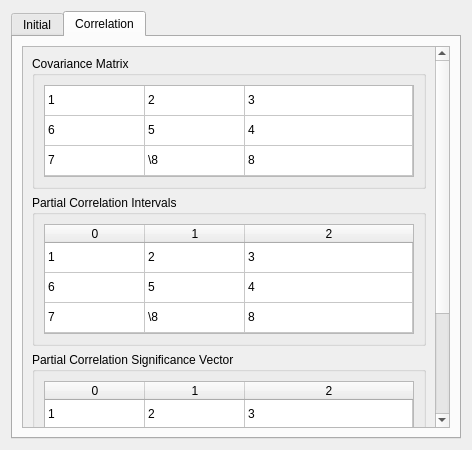
<?xml version="1.0" encoding="UTF-8"?>
<ui version="4.0">
 <class>statsWidget</class>
 <widget class="QWidget" name="statsWidget">
  <property name="geometry">
   <rect>
    <x>0</x>
    <y>0</y>
    <width>472</width>
    <height>450</height>
   </rect>
  </property>
  <property name="sizePolicy">
   <sizepolicy hsizetype="Preferred" vsizetype="Minimum">
    <horstretch>0</horstretch>
    <verstretch>0</verstretch>
   </sizepolicy>
  </property>
  <property name="windowTitle">
   <string>Stats</string>
  </property>
  <property name="windowIcon">
   <iconset theme="QIcon::ThemeIcon::Computer"/>
  </property>
  <layout class="QGridLayout" name="gridLayout">
   <item row="0" column="0">
    <widget class="QTabWidget" name="tabWidget">
     <property name="currentIndex">
      <number>1</number>
     </property>
     <widget class="QWidget" name="initialTab_2">
      <attribute name="title">
       <string>Initial</string>
      </attribute>
      <layout class="QVBoxLayout" name="verticalLayout_2">
       <item>
        <widget class="QScrollArea" name="initialScrollArea">
         <property name="widgetResizable">
          <bool>true</bool>
         </property>
         <widget class="QWidget" name="scrollAreaWidgetContents">
          <property name="geometry">
           <rect>
            <x>0</x>
            <y>0</y>
            <width>199</width>
            <height>588</height>
           </rect>
          </property>
          <layout class="QVBoxLayout" name="verticalLayout_3">
           <item>
            <widget class="QGroupBox" name="lenValueBox">
             <property name="sizePolicy">
              <sizepolicy hsizetype="Preferred" vsizetype="Maximum">
               <horstretch>0</horstretch>
               <verstretch>0</verstretch>
              </sizepolicy>
             </property>
             <property name="title">
              <string>Length</string>
             </property>
             <layout class="QVBoxLayout" name="verticalLayout_9">
              <item>
               <widget class="QTableWidget" name="lenValue">
                <property name="sizePolicy">
                 <sizepolicy hsizetype="Expanding" vsizetype="Maximum">
                  <horstretch>0</horstretch>
                  <verstretch>0</verstretch>
                 </sizepolicy>
                </property>
                <property name="maximumSize">
                 <size>
                  <width>16777215</width>
                  <height>31</height>
                 </size>
                </property>
                <property name="verticalScrollBarPolicy">
                 <enum>Qt::ScrollBarPolicy::ScrollBarAlwaysOff</enum>
                </property>
                <property name="horizontalScrollBarPolicy">
                 <enum>Qt::ScrollBarPolicy::ScrollBarAlwaysOff</enum>
                </property>
                <property name="sizeAdjustPolicy">
                 <enum>QAbstractScrollArea::SizeAdjustPolicy::AdjustToContents</enum>
                </property>
                <property name="editTriggers">
                 <set>QAbstractItemView::EditTrigger::NoEditTriggers</set>
                </property>
                <property name="selectionMode">
                 <enum>QAbstractItemView::SelectionMode::NoSelection</enum>
                </property>
                <property name="supportedDragActions">
                 <set>Qt::DropAction::IgnoreAction</set>
                </property>
                <attribute name="horizontalHeaderVisible">
                 <bool>false</bool>
                </attribute>
                <attribute name="horizontalHeaderStretchLastSection">
                 <bool>true</bool>
                </attribute>
                <attribute name="verticalHeaderVisible">
                 <bool>false</bool>
                </attribute>
                <row>
                 <property name="text">
                  <string>0</string>
                 </property>
                </row>
                <column>
                 <property name="text">
                  <string>0</string>
                 </property>
                </column>
                <item row="0" column="0">
                 <property name="text">
                  <string>1</string>
                 </property>
                </item>
               </widget>
              </item>
             </layout>
            </widget>
           </item>
           <item>
            <widget class="QGroupBox" name="dimValueBox">
             <property name="sizePolicy">
              <sizepolicy hsizetype="Preferred" vsizetype="Maximum">
               <horstretch>0</horstretch>
               <verstretch>0</verstretch>
              </sizepolicy>
             </property>
             <property name="title">
              <string>Dimensions</string>
             </property>
             <layout class="QVBoxLayout" name="verticalLayout_8">
              <item>
               <widget class="QTableWidget" name="dimValue">
                <property name="sizePolicy">
                 <sizepolicy hsizetype="Expanding" vsizetype="Maximum">
                  <horstretch>0</horstretch>
                  <verstretch>0</verstretch>
                 </sizepolicy>
                </property>
                <property name="maximumSize">
                 <size>
                  <width>16777215</width>
                  <height>31</height>
                 </size>
                </property>
                <property name="verticalScrollBarPolicy">
                 <enum>Qt::ScrollBarPolicy::ScrollBarAlwaysOff</enum>
                </property>
                <property name="horizontalScrollBarPolicy">
                 <enum>Qt::ScrollBarPolicy::ScrollBarAlwaysOff</enum>
                </property>
                <property name="sizeAdjustPolicy">
                 <enum>QAbstractScrollArea::SizeAdjustPolicy::AdjustToContents</enum>
                </property>
                <property name="editTriggers">
                 <set>QAbstractItemView::EditTrigger::NoEditTriggers</set>
                </property>
                <property name="selectionMode">
                 <enum>QAbstractItemView::SelectionMode::NoSelection</enum>
                </property>
                <property name="supportedDragActions">
                 <set>Qt::DropAction::IgnoreAction</set>
                </property>
                <attribute name="horizontalHeaderVisible">
                 <bool>false</bool>
                </attribute>
                <attribute name="horizontalHeaderStretchLastSection">
                 <bool>true</bool>
                </attribute>
                <attribute name="verticalHeaderVisible">
                 <bool>false</bool>
                </attribute>
                <row>
                 <property name="text">
                  <string>0</string>
                 </property>
                </row>
                <column>
                 <property name="text">
                  <string>0</string>
                 </property>
                </column>
                <item row="0" column="0">
                 <property name="text">
                  <string>1</string>
                 </property>
                </item>
               </widget>
              </item>
             </layout>
            </widget>
           </item>
           <item>
            <widget class="QGroupBox" name="meansVectorBox">
             <property name="sizePolicy">
              <sizepolicy hsizetype="Preferred" vsizetype="Maximum">
               <horstretch>0</horstretch>
               <verstretch>0</verstretch>
              </sizepolicy>
             </property>
             <property name="title">
              <string>Means Vector</string>
             </property>
             <layout class="QVBoxLayout" name="verticalLayout_6">
              <item>
               <widget class="QTableWidget" name="meansVector">
                <property name="sizePolicy">
                 <sizepolicy hsizetype="Expanding" vsizetype="Maximum">
                  <horstretch>0</horstretch>
                  <verstretch>0</verstretch>
                 </sizepolicy>
                </property>
                <property name="maximumSize">
                 <size>
                  <width>16777215</width>
                  <height>31</height>
                 </size>
                </property>
                <property name="verticalScrollBarPolicy">
                 <enum>Qt::ScrollBarPolicy::ScrollBarAlwaysOff</enum>
                </property>
                <property name="horizontalScrollBarPolicy">
                 <enum>Qt::ScrollBarPolicy::ScrollBarAlwaysOff</enum>
                </property>
                <property name="sizeAdjustPolicy">
                 <enum>QAbstractScrollArea::SizeAdjustPolicy::AdjustToContents</enum>
                </property>
                <property name="editTriggers">
                 <set>QAbstractItemView::EditTrigger::NoEditTriggers</set>
                </property>
                <property name="selectionMode">
                 <enum>QAbstractItemView::SelectionMode::NoSelection</enum>
                </property>
                <property name="supportedDragActions">
                 <set>Qt::DropAction::IgnoreAction</set>
                </property>
                <attribute name="horizontalHeaderVisible">
                 <bool>false</bool>
                </attribute>
                <attribute name="horizontalHeaderStretchLastSection">
                 <bool>true</bool>
                </attribute>
                <attribute name="verticalHeaderVisible">
                 <bool>false</bool>
                </attribute>
                <row>
                 <property name="text">
                  <string>0</string>
                 </property>
                </row>
                <column>
                 <property name="text">
                  <string>0</string>
                 </property>
                </column>
                <column>
                 <property name="text">
                  <string>1</string>
                 </property>
                </column>
                <column>
                 <property name="text">
                  <string>2</string>
                 </property>
                </column>
                <item row="0" column="0">
                 <property name="text">
                  <string>1</string>
                 </property>
                </item>
                <item row="0" column="1">
                 <property name="text">
                  <string>2</string>
                 </property>
                </item>
                <item row="0" column="2">
                 <property name="text">
                  <string>3</string>
                 </property>
                </item>
               </widget>
              </item>
             </layout>
            </widget>
           </item>
           <item>
            <widget class="QGroupBox" name="rootSquareMeansVectorBox">
             <property name="sizePolicy">
              <sizepolicy hsizetype="Preferred" vsizetype="Maximum">
               <horstretch>0</horstretch>
               <verstretch>0</verstretch>
              </sizepolicy>
             </property>
             <property name="title">
              <string>Root Square Means Vecor</string>
             </property>
             <layout class="QVBoxLayout" name="verticalLayout_7">
              <item>
               <widget class="QTableWidget" name="rootSquareMeansVector">
                <property name="sizePolicy">
                 <sizepolicy hsizetype="Expanding" vsizetype="Maximum">
                  <horstretch>0</horstretch>
                  <verstretch>0</verstretch>
                 </sizepolicy>
                </property>
                <property name="maximumSize">
                 <size>
                  <width>16777215</width>
                  <height>31</height>
                 </size>
                </property>
                <property name="verticalScrollBarPolicy">
                 <enum>Qt::ScrollBarPolicy::ScrollBarAlwaysOff</enum>
                </property>
                <property name="horizontalScrollBarPolicy">
                 <enum>Qt::ScrollBarPolicy::ScrollBarAlwaysOff</enum>
                </property>
                <property name="sizeAdjustPolicy">
                 <enum>QAbstractScrollArea::SizeAdjustPolicy::AdjustToContents</enum>
                </property>
                <property name="editTriggers">
                 <set>QAbstractItemView::EditTrigger::NoEditTriggers</set>
                </property>
                <property name="selectionMode">
                 <enum>QAbstractItemView::SelectionMode::NoSelection</enum>
                </property>
                <property name="supportedDragActions">
                 <set>Qt::DropAction::IgnoreAction</set>
                </property>
                <attribute name="horizontalHeaderVisible">
                 <bool>false</bool>
                </attribute>
                <attribute name="horizontalHeaderStretchLastSection">
                 <bool>true</bool>
                </attribute>
                <attribute name="verticalHeaderVisible">
                 <bool>false</bool>
                </attribute>
                <row>
                 <property name="text">
                  <string>0</string>
                 </property>
                </row>
                <column>
                 <property name="text">
                  <string>0</string>
                 </property>
                </column>
                <column>
                 <property name="text">
                  <string>1</string>
                 </property>
                </column>
                <column>
                 <property name="text">
                  <string>2</string>
                 </property>
                </column>
                <item row="0" column="0">
                 <property name="text">
                  <string>1</string>
                 </property>
                </item>
                <item row="0" column="1">
                 <property name="text">
                  <string>2</string>
                 </property>
                </item>
                <item row="0" column="2">
                 <property name="text">
                  <string>3</string>
                 </property>
                </item>
               </widget>
              </item>
             </layout>
            </widget>
           </item>
           <item>
            <widget class="QGroupBox" name="corrMatrixBox">
             <property name="sizePolicy">
              <sizepolicy hsizetype="Preferred" vsizetype="Minimum">
               <horstretch>0</horstretch>
               <verstretch>0</verstretch>
              </sizepolicy>
             </property>
             <property name="title">
              <string>Correlation Matrix</string>
             </property>
             <layout class="QVBoxLayout" name="verticalLayout_4">
              <item>
               <widget class="QTableWidget" name="corrMatrix">
                <property name="verticalScrollBarPolicy">
                 <enum>Qt::ScrollBarPolicy::ScrollBarAlwaysOff</enum>
                </property>
                <property name="horizontalScrollBarPolicy">
                 <enum>Qt::ScrollBarPolicy::ScrollBarAlwaysOff</enum>
                </property>
                <property name="sizeAdjustPolicy">
                 <enum>QAbstractScrollArea::SizeAdjustPolicy::AdjustToContents</enum>
                </property>
                <property name="editTriggers">
                 <set>QAbstractItemView::EditTrigger::NoEditTriggers</set>
                </property>
                <property name="selectionMode">
                 <enum>QAbstractItemView::SelectionMode::NoSelection</enum>
                </property>
                <property name="supportedDragActions">
                 <set>Qt::DropAction::IgnoreAction</set>
                </property>
                <attribute name="horizontalHeaderVisible">
                 <bool>false</bool>
                </attribute>
                <attribute name="horizontalHeaderStretchLastSection">
                 <bool>true</bool>
                </attribute>
                <attribute name="verticalHeaderVisible">
                 <bool>false</bool>
                </attribute>
                <row>
                 <property name="text">
                  <string>0</string>
                 </property>
                </row>
                <row>
                 <property name="text">
                  <string>1</string>
                 </property>
                </row>
                <row>
                 <property name="text">
                  <string>2</string>
                 </property>
                </row>
                <column>
                 <property name="text">
                  <string>0</string>
                 </property>
                </column>
                <column>
                 <property name="text">
                  <string>1</string>
                 </property>
                </column>
                <column>
                 <property name="text">
                  <string>2</string>
                 </property>
                </column>
                <item row="0" column="0">
                 <property name="text">
                  <string>1</string>
                 </property>
                </item>
                <item row="0" column="1">
                 <property name="text">
                  <string>2</string>
                 </property>
                </item>
                <item row="0" column="2">
                 <property name="text">
                  <string>3</string>
                 </property>
                </item>
                <item row="1" column="0">
                 <property name="text">
                  <string>6</string>
                 </property>
                </item>
                <item row="1" column="1">
                 <property name="text">
                  <string>5</string>
                 </property>
                </item>
                <item row="1" column="2">
                 <property name="text">
                  <string>4</string>
                 </property>
                </item>
                <item row="2" column="0">
                 <property name="text">
                  <string>7</string>
                 </property>
                </item>
                <item row="2" column="1">
                 <property name="text">
                  <string>\8</string>
                 </property>
                </item>
                <item row="2" column="2">
                 <property name="text">
                  <string>8</string>
                 </property>
                </item>
               </widget>
              </item>
             </layout>
            </widget>
           </item>
           <item>
            <widget class="QGroupBox" name="corrSignifMatrixBox">
             <property name="sizePolicy">
              <sizepolicy hsizetype="Preferred" vsizetype="Minimum">
               <horstretch>0</horstretch>
               <verstretch>0</verstretch>
              </sizepolicy>
             </property>
             <property name="title">
              <string>Correlation Significance Matrix</string>
             </property>
             <layout class="QVBoxLayout" name="verticalLayout_5">
              <item>
               <widget class="QTableWidget" name="corrSignifMatrix">
                <property name="verticalScrollBarPolicy">
                 <enum>Qt::ScrollBarPolicy::ScrollBarAlwaysOff</enum>
                </property>
                <property name="horizontalScrollBarPolicy">
                 <enum>Qt::ScrollBarPolicy::ScrollBarAlwaysOff</enum>
                </property>
                <property name="sizeAdjustPolicy">
                 <enum>QAbstractScrollArea::SizeAdjustPolicy::AdjustToContents</enum>
                </property>
                <property name="editTriggers">
                 <set>QAbstractItemView::EditTrigger::NoEditTriggers</set>
                </property>
                <property name="selectionMode">
                 <enum>QAbstractItemView::SelectionMode::NoSelection</enum>
                </property>
                <property name="supportedDragActions">
                 <set>Qt::DropAction::IgnoreAction</set>
                </property>
                <attribute name="horizontalHeaderVisible">
                 <bool>false</bool>
                </attribute>
                <attribute name="horizontalHeaderStretchLastSection">
                 <bool>true</bool>
                </attribute>
                <attribute name="verticalHeaderVisible">
                 <bool>false</bool>
                </attribute>
                <row>
                 <property name="text">
                  <string>0</string>
                 </property>
                </row>
                <row>
                 <property name="text">
                  <string>1</string>
                 </property>
                </row>
                <row>
                 <property name="text">
                  <string>2</string>
                 </property>
                </row>
                <column>
                 <property name="text">
                  <string>0</string>
                 </property>
                </column>
                <column>
                 <property name="text">
                  <string>1</string>
                 </property>
                </column>
                <column>
                 <property name="text">
                  <string>2</string>
                 </property>
                </column>
                <item row="0" column="0">
                 <property name="text">
                  <string>1</string>
                 </property>
                </item>
                <item row="0" column="1">
                 <property name="text">
                  <string>2</string>
                 </property>
                </item>
                <item row="0" column="2">
                 <property name="text">
                  <string>3</string>
                 </property>
                </item>
                <item row="1" column="0">
                 <property name="text">
                  <string>6</string>
                 </property>
                </item>
                <item row="1" column="1">
                 <property name="text">
                  <string>5</string>
                 </property>
                </item>
                <item row="1" column="2">
                 <property name="text">
                  <string>4</string>
                 </property>
                </item>
                <item row="2" column="0">
                 <property name="text">
                  <string>7</string>
                 </property>
                </item>
                <item row="2" column="1">
                 <property name="text">
                  <string>\8</string>
                 </property>
                </item>
                <item row="2" column="2">
                 <property name="text">
                  <string>8</string>
                 </property>
                </item>
               </widget>
              </item>
             </layout>
            </widget>
           </item>
          </layout>
         </widget>
        </widget>
       </item>
      </layout>
     </widget>
     <widget class="QWidget" name="correlationTab">
      <attribute name="title">
       <string>Correlation</string>
      </attribute>
      <layout class="QVBoxLayout" name="verticalLayout_25">
       <item>
        <widget class="QScrollArea" name="corrScrollArea">
         <property name="widgetResizable">
          <bool>true</bool>
         </property>
         <widget class="QWidget" name="scrollAreaWidgetContents_3">
          <property name="geometry">
           <rect>
            <x>0</x>
            <y>0</y>
            <width>414</width>
            <height>516</height>
           </rect>
          </property>
          <layout class="QVBoxLayout" name="verticalLayout">
           <item>
            <widget class="QGroupBox" name="covarMatrixBox">
             <property name="sizePolicy">
              <sizepolicy hsizetype="Preferred" vsizetype="Minimum">
               <horstretch>0</horstretch>
               <verstretch>0</verstretch>
              </sizepolicy>
             </property>
             <property name="title">
              <string>Covariance Matrix</string>
             </property>
             <layout class="QVBoxLayout" name="verticalLayout_23">
              <item>
               <widget class="QTableWidget" name="covarMatrix">
                <property name="verticalScrollBarPolicy">
                 <enum>Qt::ScrollBarPolicy::ScrollBarAlwaysOff</enum>
                </property>
                <property name="horizontalScrollBarPolicy">
                 <enum>Qt::ScrollBarPolicy::ScrollBarAlwaysOff</enum>
                </property>
                <property name="sizeAdjustPolicy">
                 <enum>QAbstractScrollArea::SizeAdjustPolicy::AdjustToContents</enum>
                </property>
                <property name="editTriggers">
                 <set>QAbstractItemView::EditTrigger::NoEditTriggers</set>
                </property>
                <property name="tabKeyNavigation">
                 <bool>false</bool>
                </property>
                <property name="showDropIndicator" stdset="0">
                 <bool>false</bool>
                </property>
                <property name="dragDropOverwriteMode">
                 <bool>false</bool>
                </property>
                <property name="selectionMode">
                 <enum>QAbstractItemView::SelectionMode::NoSelection</enum>
                </property>
                <property name="supportedDragActions">
                 <set>Qt::DropAction::IgnoreAction</set>
                </property>
                <attribute name="horizontalHeaderVisible">
                 <bool>false</bool>
                </attribute>
                <attribute name="horizontalHeaderStretchLastSection">
                 <bool>true</bool>
                </attribute>
                <attribute name="verticalHeaderVisible">
                 <bool>false</bool>
                </attribute>
                <row>
                 <property name="text">
                  <string>0</string>
                 </property>
                </row>
                <row>
                 <property name="text">
                  <string>1</string>
                 </property>
                </row>
                <row>
                 <property name="text">
                  <string>2</string>
                 </property>
                </row>
                <column>
                 <property name="text">
                  <string>0</string>
                 </property>
                </column>
                <column>
                 <property name="text">
                  <string>1</string>
                 </property>
                </column>
                <column>
                 <property name="text">
                  <string>2</string>
                 </property>
                </column>
                <item row="0" column="0">
                 <property name="text">
                  <string>1</string>
                 </property>
                </item>
                <item row="0" column="1">
                 <property name="text">
                  <string>2</string>
                 </property>
                </item>
                <item row="0" column="2">
                 <property name="text">
                  <string>3</string>
                 </property>
                </item>
                <item row="1" column="0">
                 <property name="text">
                  <string>6</string>
                 </property>
                </item>
                <item row="1" column="1">
                 <property name="text">
                  <string>5</string>
                 </property>
                </item>
                <item row="1" column="2">
                 <property name="text">
                  <string>4</string>
                 </property>
                </item>
                <item row="2" column="0">
                 <property name="text">
                  <string>7</string>
                 </property>
                </item>
                <item row="2" column="1">
                 <property name="text">
                  <string>\8</string>
                 </property>
                </item>
                <item row="2" column="2">
                 <property name="text">
                  <string>8</string>
                 </property>
                </item>
               </widget>
              </item>
             </layout>
            </widget>
           </item>
           <item>
            <widget class="QGroupBox" name="partCorrMatrixBox">
             <property name="sizePolicy">
              <sizepolicy hsizetype="Preferred" vsizetype="Minimum">
               <horstretch>0</horstretch>
               <verstretch>0</verstretch>
              </sizepolicy>
             </property>
             <property name="title">
              <string>Partial Correlation Intervals</string>
             </property>
             <layout class="QVBoxLayout" name="verticalLayout_24">
              <item>
               <widget class="QTableWidget" name="partCorrMatrix">
                <property name="verticalScrollBarPolicy">
                 <enum>Qt::ScrollBarPolicy::ScrollBarAlwaysOff</enum>
                </property>
                <property name="horizontalScrollBarPolicy">
                 <enum>Qt::ScrollBarPolicy::ScrollBarAlwaysOff</enum>
                </property>
                <property name="sizeAdjustPolicy">
                 <enum>QAbstractScrollArea::SizeAdjustPolicy::AdjustToContents</enum>
                </property>
                <property name="editTriggers">
                 <set>QAbstractItemView::EditTrigger::NoEditTriggers</set>
                </property>
                <property name="selectionMode">
                 <enum>QAbstractItemView::SelectionMode::NoSelection</enum>
                </property>
                <property name="supportedDragActions">
                 <set>Qt::DropAction::IgnoreAction</set>
                </property>
                <attribute name="horizontalHeaderVisible">
                 <bool>true</bool>
                </attribute>
                <attribute name="horizontalHeaderStretchLastSection">
                 <bool>true</bool>
                </attribute>
                <attribute name="verticalHeaderVisible">
                 <bool>false</bool>
                </attribute>
                <row>
                 <property name="text">
                  <string>0</string>
                 </property>
                </row>
                <row>
                 <property name="text">
                  <string>1</string>
                 </property>
                </row>
                <row>
                 <property name="text">
                  <string>2</string>
                 </property>
                </row>
                <column>
                 <property name="text">
                  <string>0</string>
                 </property>
                </column>
                <column>
                 <property name="text">
                  <string>1</string>
                 </property>
                </column>
                <column>
                 <property name="text">
                  <string>2</string>
                 </property>
                </column>
                <item row="0" column="0">
                 <property name="text">
                  <string>1</string>
                 </property>
                </item>
                <item row="0" column="1">
                 <property name="text">
                  <string>2</string>
                 </property>
                </item>
                <item row="0" column="2">
                 <property name="text">
                  <string>3</string>
                 </property>
                </item>
                <item row="1" column="0">
                 <property name="text">
                  <string>6</string>
                 </property>
                </item>
                <item row="1" column="1">
                 <property name="text">
                  <string>5</string>
                 </property>
                </item>
                <item row="1" column="2">
                 <property name="text">
                  <string>4</string>
                 </property>
                </item>
                <item row="2" column="0">
                 <property name="text">
                  <string>7</string>
                 </property>
                </item>
                <item row="2" column="1">
                 <property name="text">
                  <string>\8</string>
                 </property>
                </item>
                <item row="2" column="2">
                 <property name="text">
                  <string>8</string>
                 </property>
                </item>
               </widget>
              </item>
             </layout>
            </widget>
           </item>
           <item>
            <widget class="QGroupBox" name="partCorrSignifVectorBox">
             <property name="sizePolicy">
              <sizepolicy hsizetype="Preferred" vsizetype="Maximum">
               <horstretch>0</horstretch>
               <verstretch>0</verstretch>
              </sizepolicy>
             </property>
             <property name="title">
              <string>Partial Correlation Significance Vector</string>
             </property>
             <layout class="QVBoxLayout" name="verticalLayout_21">
              <item>
               <widget class="QTableWidget" name="partCorrSignifVector">
                <property name="sizePolicy">
                 <sizepolicy hsizetype="Expanding" vsizetype="Maximum">
                  <horstretch>0</horstretch>
                  <verstretch>0</verstretch>
                 </sizepolicy>
                </property>
                <property name="maximumSize">
                 <size>
                  <width>16777215</width>
                  <height>64</height>
                 </size>
                </property>
                <property name="verticalScrollBarPolicy">
                 <enum>Qt::ScrollBarPolicy::ScrollBarAlwaysOff</enum>
                </property>
                <property name="horizontalScrollBarPolicy">
                 <enum>Qt::ScrollBarPolicy::ScrollBarAlwaysOff</enum>
                </property>
                <property name="sizeAdjustPolicy">
                 <enum>QAbstractScrollArea::SizeAdjustPolicy::AdjustToContents</enum>
                </property>
                <property name="editTriggers">
                 <set>QAbstractItemView::EditTrigger::NoEditTriggers</set>
                </property>
                <property name="selectionMode">
                 <enum>QAbstractItemView::SelectionMode::NoSelection</enum>
                </property>
                <property name="supportedDragActions">
                 <set>Qt::DropAction::IgnoreAction</set>
                </property>
                <attribute name="horizontalHeaderVisible">
                 <bool>true</bool>
                </attribute>
                <attribute name="horizontalHeaderStretchLastSection">
                 <bool>true</bool>
                </attribute>
                <attribute name="verticalHeaderVisible">
                 <bool>false</bool>
                </attribute>
                <row>
                 <property name="text">
                  <string>0</string>
                 </property>
                </row>
                <column>
                 <property name="text">
                  <string>0</string>
                 </property>
                </column>
                <column>
                 <property name="text">
                  <string>1</string>
                 </property>
                </column>
                <column>
                 <property name="text">
                  <string>2</string>
                 </property>
                </column>
                <item row="0" column="0">
                 <property name="text">
                  <string>1</string>
                 </property>
                </item>
                <item row="0" column="1">
                 <property name="text">
                  <string>2</string>
                 </property>
                </item>
                <item row="0" column="2">
                 <property name="text">
                  <string>3</string>
                 </property>
                </item>
               </widget>
              </item>
             </layout>
            </widget>
           </item>
           <item>
            <widget class="QGroupBox" name="multCorrVectorBox">
             <property name="sizePolicy">
              <sizepolicy hsizetype="Preferred" vsizetype="Maximum">
               <horstretch>0</horstretch>
               <verstretch>0</verstretch>
              </sizepolicy>
             </property>
             <property name="title">
              <string>Mult Correlation Vector</string>
             </property>
             <layout class="QVBoxLayout" name="verticalLayout_22">
              <item>
               <widget class="QTableWidget" name="multCorrVector">
                <property name="sizePolicy">
                 <sizepolicy hsizetype="Expanding" vsizetype="Maximum">
                  <horstretch>0</horstretch>
                  <verstretch>0</verstretch>
                 </sizepolicy>
                </property>
                <property name="maximumSize">
                 <size>
                  <width>16777215</width>
                  <height>64</height>
                 </size>
                </property>
                <property name="verticalScrollBarPolicy">
                 <enum>Qt::ScrollBarPolicy::ScrollBarAlwaysOff</enum>
                </property>
                <property name="horizontalScrollBarPolicy">
                 <enum>Qt::ScrollBarPolicy::ScrollBarAlwaysOff</enum>
                </property>
                <property name="sizeAdjustPolicy">
                 <enum>QAbstractScrollArea::SizeAdjustPolicy::AdjustToContents</enum>
                </property>
                <property name="editTriggers">
                 <set>QAbstractItemView::EditTrigger::NoEditTriggers</set>
                </property>
                <property name="selectionMode">
                 <enum>QAbstractItemView::SelectionMode::NoSelection</enum>
                </property>
                <property name="supportedDragActions">
                 <set>Qt::DropAction::IgnoreAction</set>
                </property>
                <attribute name="horizontalHeaderVisible">
                 <bool>true</bool>
                </attribute>
                <attribute name="horizontalHeaderStretchLastSection">
                 <bool>true</bool>
                </attribute>
                <attribute name="verticalHeaderVisible">
                 <bool>false</bool>
                </attribute>
                <row>
                 <property name="text">
                  <string>0</string>
                 </property>
                </row>
                <column>
                 <property name="text">
                  <string>0</string>
                 </property>
                </column>
                <column>
                 <property name="text">
                  <string>1</string>
                 </property>
                </column>
                <column>
                 <property name="text">
                  <string>2</string>
                 </property>
                </column>
                <item row="0" column="0">
                 <property name="text">
                  <string>1</string>
                 </property>
                </item>
                <item row="0" column="1">
                 <property name="text">
                  <string>2</string>
                 </property>
                </item>
                <item row="0" column="2">
                 <property name="text">
                  <string>3</string>
                 </property>
                </item>
               </widget>
              </item>
             </layout>
            </widget>
           </item>
          </layout>
         </widget>
        </widget>
       </item>
      </layout>
     </widget>
    </widget>
   </item>
  </layout>
 </widget>
 <resources/>
 <connections/>
</ui>
